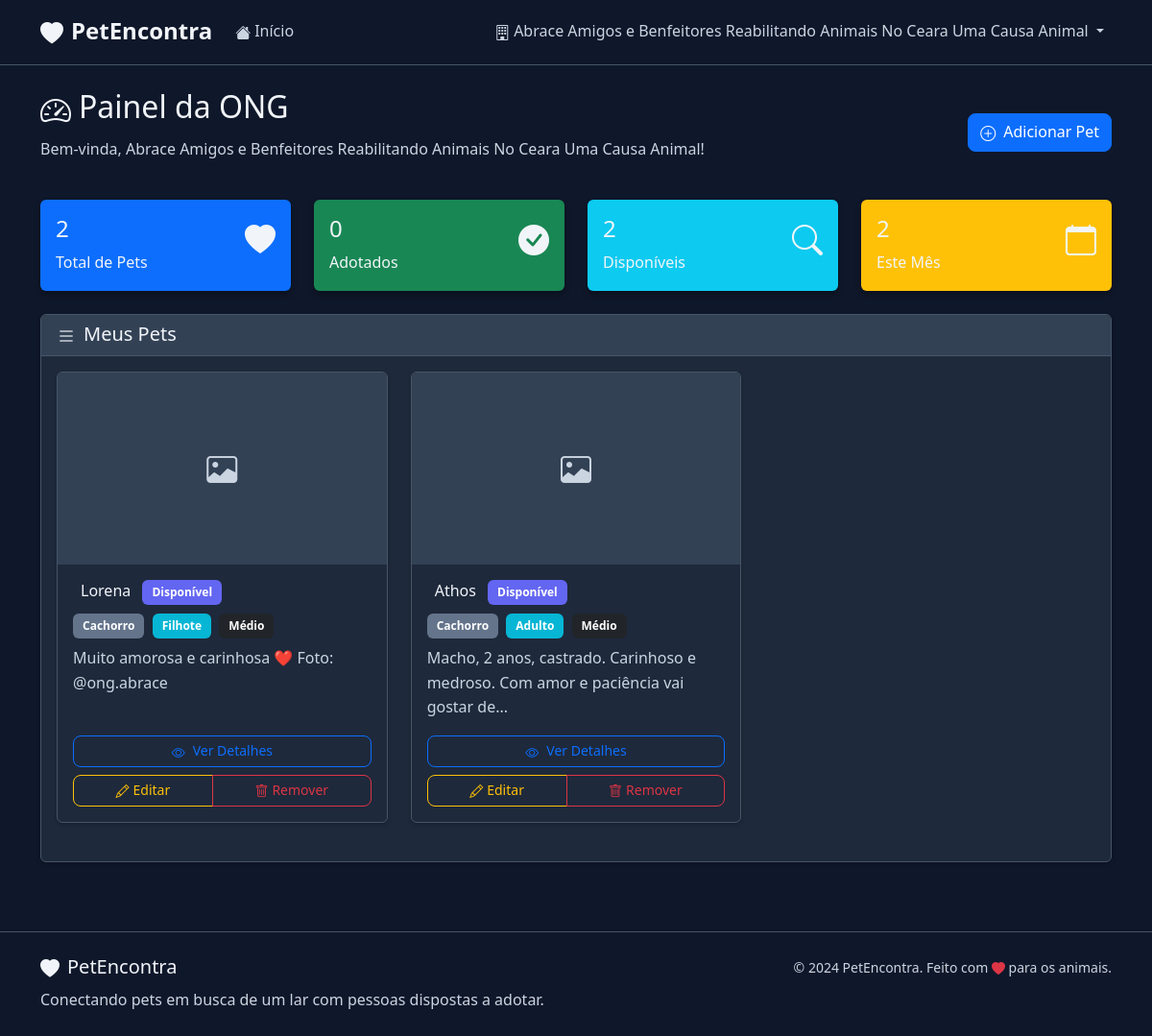
Page /ong/painel (signed in) on the committed database.
### models.py (models this page shows, shortened)
class Ong(UserMixin, db.Model):
    id = db.Column(db.Integer, primary_key=True)
    tipo_pessoa = db.Column(db.String(2), nullable=False, default='PJ')  # 'PF' ou 'PJ'
    nome = db.Column(db.String(100), nullable=False)
    cnpj = db.Column(db.String(18), unique=True, nullable=True)  # Pode ser CPF ou CNPJ
    cpf = db.Column(db.String(14), unique=True, nullable=True)  # Para pessoa física
    email = db.Column(db.String(120), unique=True, nullable=False)
    senha_hash = db.Column(db.String(128), nullable=False)
    endereco = db.Column(db.String(200))
    cidade = db.Column(db.String(100))
    cep = db.Column(db.String(8))
    telefone = db.Column(db.String(15))
    latitude = db.Column(db.Float)
    longitude = db.Column(db.Float)
    data_cadastro = db.Column(db.DateTime, default=datetime.utcnow)
    pets = db.relationship('Pet', backref='ong', lazy=True, cascade='all, delete-orphan')

class Pet(db.Model):
    ESPECIES = ['Cachorro', 'Gato']
    IDADES = ['Filhote', 'Adulto']
    PORTES = ['Pequeno', 'Médio', 'Grande']
    id = db.Column(db.Integer, primary_key=True)
    nome = db.Column(db.String(100), nullable=False)
    especie = db.Column(db.String(20), nullable=False)
    idade = db.Column(db.String(20), nullable=False)
    porte = db.Column(db.String(20))
    descricao = db.Column(db.Text)
    foto_url = db.Column(db.String(200))
    data_cadastro = db.Column(db.DateTime, default=datetime.utcnow)
    adotado = db.Column(db.Boolean, default=False)
    ong_id = db.Column(db.Integer, db.ForeignKey('ong.id'), nullable=False)

### app.py (the view)
@app.route('/ong/painel')
@login_required
def ong_painel():
    pets = Pet.query.filter_by(ong_id=current_user.id).all()
    return render_template('ong_painel.html', pets=pets)

### app.py (called while the page is built)
@login_manager.user_loader
def load_user(user_id):
    return Ong.query.get(int(user_id))

### templates/ong_painel.html (shortened to what this page needs)
{% extends "base.html" %}
{% block content %}
<div class="container" style="background-color: var(--bg-primary);">
    <div class="row mb-4">
        <div class="col-12">
            <div class="d-flex justify-content-between align-items-center">
                <div>
                    <h2><i class="bi bi-speedometer2 me-2"></i>Painel da ONG</h2>
                    <p class="text-muted">Bem-vinda, {{ current_user.nome }}!</p>
                </div>
                <a href="{{ url_for('adicionar_pet') }}" class="btn btn-primary">
                    <i class="bi bi-plus-circle me-2"></i>Adicionar Pet
                </a>
            </div>
        </div>
    </div>
    <div class="row mb-4">
        <div class="col-md-3">
            <div class="card bg-primary text-white">
                <div class="card-body">
                    <div class="d-flex justify-content-between">
                        <div>
                            <h4>{{ pets|length }}</h4>
                            <p class="mb-0">Total de Pets</p>
                        </div>
                        <i class="bi bi-heart-fill" style="font-size: 2rem;"></i>
                    </div>
                </div>
            </div>
        </div>
        <div class="col-md-3">
            <div class="card bg-success text-white">
                <div class="card-body">
                    <div class="d-flex justify-content-between">
                        <div>
                            <h4>{{ pets|selectattr('adotado', 'equalto', True)|list|length }}</h4>
                            <p class="mb-0">Adotados</p>
                        </div>
                        <i class="bi bi-check-circle-fill" style="font-size: 2rem;"></i>
                    </div>
                </div>
            </div>
        </div>
        <div class="col-md-3">
            <div class="card bg-info text-white">
                <div class="card-body">
                    <div class="d-flex justify-content-between">
                        <div>
                            <h4>{{ pets|selectattr('adotado', 'equalto', False)|list|length }}</h4>
                            <p class="mb-0">Disponíveis</p>
                        </div>
                        <i class="bi bi-search" style="font-size: 2rem;"></i>
                    </div>
                </div>
            </div>
        </div>
        <div class="col-md-3">
            <div class="card bg-warning text-white">
                <div class="card-body">
                    <div class="d-flex justify-content-between">
                        <div>
                            <h4>{{ (pets|selectattr('data_cadastro', 'defined')|list|length) if pets else 0 }}</h4>
                            <p class="mb-0">Este Mês</p>
                        </div>
                        <i class="bi bi-calendar" style="font-size: 2rem;"></i>
                    </div>
                </div>
            </div>
        </div>
    </div>
    <div class="row">
        <div class="col-12">
            <div class="card">
                <div class="card-header">
                    <h5 class="mb-0">
                        <i class="bi bi-list me-2"></i>Meus Pets
                    </h5>
                </div>
                <div class="card-body">
                    {% if pets %}
                        <div class="row">
                            {% for pet in pets %}
                                <div class="col-lg-4 col-md-6 mb-4">
                                    <div class="card h-100">
                                        {% if pet.foto_url %}
                                            <img src="{{ pet.foto_url }}" class="card-img-top" alt="{{ pet.nome }}" style="height: 200px; object-fit: cover;">
                                        {% else %}
                                            <div class="card-img-top bg-light d-flex align-items-center justify-content-center" style="height: 200px;">
                                                <i class="bi bi-image text-muted" style="font-size: 2rem;"></i>
                                            </div>
                                        {% endif %}
                                        <div class="card-body d-flex flex-column">
                                            <h6 class="card-title">
                                                {{ pet.nome }}
                                                {% if pet.adotado %}
                                                    <span class="badge bg-success ms-2">Adotado</span>
                                                {% else %}
                                                    <span class="badge bg-primary ms-2">Disponível</span>
                                                {% endif %}
                                            </h6>
                                            <div class="mb-2">
                                                <span class="badge bg-secondary me-1">{{ pet.especie }}</span>
                                                <span class="badge bg-info me-1">{{ pet.idade }}</span>
                                                {% if pet.porte %}
                                                    <span class="badge bg-dark">{{ pet.porte }}</span>
                                                {% endif %}
                                            </div>
                                            {% if pet.descricao %}
                                                <p class="card-text flex-grow-1">{{ pet.descricao[:80] }}{% if pet.descricao|length > 80 %}...{% endif %}</p>
                                            {% endif %}
                                            <div class="mt-auto">
                                                <div class="d-grid gap-2">
                                                    <a href="{{ url_for('pet_detalhes', pet_id=pet.id) }}" class="btn btn-outline-primary btn-sm">
                                                        <i class="bi bi-eye me-2"></i>Ver Detalhes
                                                    </a>
                                                    <div class="btn-group" role="group">
                                                        <a href="{{ url_for('editar_pet', pet_id=pet.id) }}" class="btn btn-outline-warning btn-sm">
                                                            <i class="bi bi-pencil me-1"></i>Editar
                                                        </a>
                                                        <button type="button" class="btn btn-outline-danger btn-sm"
                                                                onclick="confirmarRemocao({{ pet.id }}, '{{ pet.nome }}')">
                                                            <i class="bi bi-trash me-1"></i>Remover
                                                        </button>
                                                    </div>
                                                </div>
                                            </div>
                                        </div>
                                    </div>
                                </div>
                            {% endfor %}
                        </div>
                    {% endif %}
                </div>
            </div>
        </div>
    </div>
</div>
{% endblock %}

### templates/base.html (shortened to what this page needs)
<!DOCTYPE html>
<html lang="pt-BR">
<head>
    <link href="https://cdn.jsdelivr.net/npm/bootstrap@5.3.0/dist/css/bootstrap.min.css" rel="stylesheet">
    <link href="https://cdn.jsdelivr.net/npm/bootstrap-dark-5@1.1.3/dist/css/bootstrap-dark.min.css" rel="stylesheet">
    <link rel="stylesheet" href="https://cdn.jsdelivr.net/npm/bootstrap-icons@1.10.0/font/bootstrap-icons.css">
    <link rel="stylesheet" href="{{ url_for('static', filename='css/style.css') }}">
</head>
<body data-bs-theme="dark">
    <nav class="navbar navbar-expand-lg navbar-dark">
        <div class="container">
            <a class="navbar-brand" href="{{ url_for('index') }}">
                <i class="bi bi-heart-fill me-2"></i>PetEncontra
            </a>
            <div class="collapse navbar-collapse" id="navbarNav">
                <ul class="navbar-nav me-auto">
                    <li class="nav-item">
                        <a class="nav-link" href="{{ url_for('index') }}">
                            <i class="bi bi-house-fill me-1"></i>Início
                        </a>
                    </li>
                </ul>
                <ul class="navbar-nav">
                    {% if current_user.is_authenticated %}
                        <li class="nav-item dropdown">
                            <a class="nav-link dropdown-toggle" href="#" role="button" data-bs-toggle="dropdown">
                                <i class="bi bi-building me-1"></i>{{ current_user.nome }}
                            </a>
                        </li>
                    {% endif %}
                </ul>
            </div>
        </div>
    </nav>
    <main class="container-fluid py-4" style="background-color: var(--bg-primary);">
        {% block content %}{% endblock %}
    </main>
    <footer class="py-4 mt-5">
        <div class="container">
            <div class="row">
                <div class="col-md-6">
                    <h5><i class="bi bi-heart-fill me-2"></i>PetEncontra</h5>
                    <p class="mb-0">Conectando pets em busca de um lar com pessoas dispostas a adotar.</p>
                </div>
                <div class="col-md-6 text-md-end">
                    <p class="mb-0">
                        <small>&copy; 2024 PetEncontra. Feito com <i class="bi bi-heart-fill text-danger"></i> para os animais.</small>
                    </p>
                </div>
            </div>
        </div>
    </footer>
</body>
</html>

### static/css/style.css (style rules this page uses)
:root { --primary-color: #6366f1; --secondary-color: #64748b; --success-color: #10b981; --danger-color: #ef4444; --warning-color: #f59e0b; --info-color: #06b6d4; --light-color: #1e293b; --dark-color: #f1f5f9; --bg-primary: #0f172a; --bg-secondary: #1e293b; --bg-tertiary: #334155; --text-primary: #f1f5f9; --text-secondary: #cbd5e1; --border-color: #475569; }
body { font-family: 'Segoe UI', Tahoma, Geneva, Verdana, sans-serif; line-height: 1.6; color: var(--text-primary); background-color: var(--bg-primary); min-height: 100vh; }
.container, .container-fluid { background-color: transparent; }
main { background-color: transparent; }
.badge { font-size: 0.75rem; padding: 0.5em 0.75em; }
.btn { border-radius: 8px; font-weight: 500; transition: all 0.3s ease; }
.navbar { background-color: var(--bg-primary) !important; border-bottom: 1px solid var(--border-color); }
.navbar-brand { font-weight: 700; font-size: 1.5rem; color: var(--text-primary) !important; }
.navbar-nav .nav-link { font-weight: 500; transition: color 0.3s ease; color: var(--text-secondary) !important; }
footer { margin-top: auto; background-color: var(--bg-primary) !important; border-top: 1px solid var(--border-color); }
footer h5 { color: var(--text-primary); }
footer p { color: var(--text-secondary); }
.card.bg-primary, .card.bg-success, .card.bg-info, .card.bg-warning { border: none; box-shadow: 0 4px 6px rgba(0, 0, 0, 0.3); transition: transform 0.3s ease; }
.card { background-color: var(--bg-secondary); border: 1px solid var(--border-color); color: var(--text-primary); box-shadow: 0 2px 4px rgba(0, 0, 0, 0.2); }
.card-header { background-color: var(--bg-tertiary); border-bottom: 1px solid var(--border-color); color: var(--text-primary); }
.card-header h3, .card-header h4, .card-header h5 { color: var(--text-primary); margin: 0; }
.card-body { color: var(--text-primary); }
.card-title { color: var(--text-primary); }
.card-text { color: var(--text-secondary); }
.bi { vertical-align: -0.125em; }
.bg-light { background-color: var(--bg-tertiary) !important; }
.text-muted { color: var(--text-secondary) !important; }
.badge { border: 1px solid transparent; }
.badge.bg-primary { background-color: var(--primary-color) !important; }
.badge.bg-secondary { background-color: var(--secondary-color) !important; }
.badge.bg-info { background-color: var(--info-color) !important; }
a { text-decoration: none; transition: color 0.3s ease; }

### rows in the picture
Ong: nome "Abrace Amigos e Benfeitores Reabilitando Animais No Ceara Uma Causa Animal"
Pet: nome "Lorena", adotado "Disponível", especie "Cachorro", idade "Filhote", porte "Médio", descricao "Muito amorosa e carinhosa ❤️ Foto: @ong.abrace"
Pet: nome "Athos", adotado "Disponível", especie "Cachorro", idade "Adulto", porte "Médio", descricao "Macho, 2 anos, castrado. Carinhoso e medroso. Com amor e paciência vai gostar de"

### other values in the picture
{{ pets|length }} "2"
{{ pets|selectattr('adotado', 'equalto', True)|list|length }} "0"
{{ pets|selectattr('adotado', 'equalto', False)|list|length }} "2"
